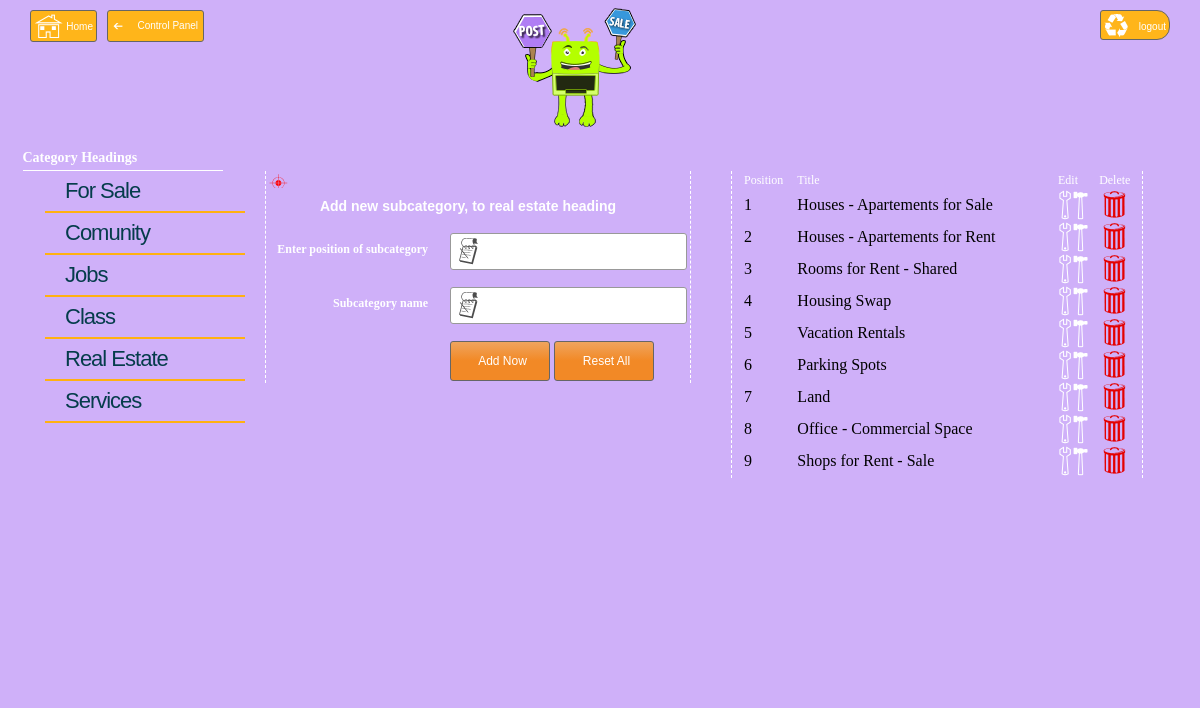
The page /_admin/real_estate.php (signed in) on the database its author committed.
### tables this page shows
CREATE TABLE IF NOT EXISTS `heading` (
  `id` int(10) UNSIGNED NOT NULL AUTO_INCREMENT,
  `title` varchar(45) NOT NULL,
  `visible` tinyint(1) UNSIGNED NOT NULL,
  `extension` varchar(45) NOT NULL,
  PRIMARY KEY (`id`)
);

CREATE TABLE IF NOT EXISTS `sub_heading` (
  `id` int(10) UNSIGNED NOT NULL AUTO_INCREMENT,
  `sub_id` int(10) UNSIGNED NOT NULL,
  `sub_title` varchar(45) NOT NULL,
  `position` int(10) UNSIGNED NOT NULL,
  PRIMARY KEY (`id`,`sub_id`),
  KEY `FK_sub_heading_1` (`sub_id`)
);

### _admin/real_estate.php (the view, shortened to what this page needs)
<?php
$query="Select * from sub_heading where sub_id='5' order by position asc";
$insertionquery=mysql_query($query);
?>
<!DOCTYPE html PUBLIC "-//W3C//DTD XHTML 1.0 Transitional//EN" "http://www.w3.org/TR/xhtml1/DTD/xhtml1-transitional.dtd">
<html xmlns="http://www.w3.org/1999/xhtml">
<head>
<link type="text/css" rel="stylesheet" href="css/admin.css" />
</head>
<body>
<form action="includes/logout.php">
<input name="logout" type="submit" value="logout" class="logout" />
</form>
<div class="home">
<a href="newmenu.php">Home</a>
</div>
<div class="back">
<a href="index.php">Control Panel</a>
</div>
<div id="image">
<a href="newmenu.php"><img src="../_images/signin.png" /></a>
</div>
<div id="page">
			<?php require_once('includes/menu.php')?>
   	  <div id="table">
		<form id="form" name="form" method="post" action="resinsert.php">
        	<table>
            	<tr>
                	<td colspan="2"><span id="message"><?php echo $msg;?></span></td>
            	</tr>
            	<tr>
                	<td colspan="2" id="tableh2"><b>Add new subcategory, to real estate heading</b></td>
            	</tr>
                <tr>
                	<td width="160" class="text">Enter position of subcategory</td>
                    <td width="238"><input name="pos" type="text" class="textfeilds" id="pos" required="required" /></td>
            	</tr>
            	<tr>
                	<td width="160" class="text">Subcategory name</td>
                    <td width="238"><input name="fr_title" type="text" class="textfeilds" id="m_title" required="required" /></td>
            	</tr>
            	<tr>
                	<td class="id1"></td>
                  <td><input type="submit" class="inputbutton" value="Add Now" />
                  <input name="Reset" type="reset" class="inputbutton" id="button" value="Reset All" /></td>
            	</tr>
            </table>
        </form>
      </div>
  		<div id="forshow">
      		<table width="100%">
  <tr class="id">
    <td class="td">Position</td>
    <td class="td">Title</td>
    <td class="td">Edit</td>
    <td class="td">Delete</td>
  </tr>
  <?php $k=1; while($get=mysql_fetch_array($insertionquery)) {?>
  <tr class="id1">
    <td><?php echo $get['position'];?></td>
    <td><?php echo $get['sub_title'];?></td>
    <td><a href="editfr.php?EDITC=<?php echo $get['id']?>"><img src="../_images/edit.png" /></a></td>
    <td><a href="delfr.php?DELC=<?php echo $get['id']?>"><img src="../_images/delet.png" /></a></td>
  </tr>
  <?php $k++; }?>
          </table>
      	</div>
 </div>
</body>
</html>

### _admin/includes/menu.php (shortened to what this page needs)
<?php
	$query="Select * from post.heading order by id asc";
	$insertion=mysql_query($query);
?>
<div id="fullmenu">
<h2>Category Headings</h2>
<div id="menu">
      	  <ul>
          <?php $k=1; while($result=mysql_fetch_array($insertion)){?>
        	<li><a href="<?php echo $result['extension'].'.php';?>"> <?php echo $result['title'];?> </a></li>
       	  <?php $k++; }?>
        	</ul>
        </div>
        </div>

### _admin/css/admin.css (style rules this page uses)
#message { height:20px; font-size:14px; color:#F00; background: url(../../_images/insert.png) no-repeat ; padding-left:20px; }
* { margin:0px auto; padding:0px; background-color:#CFB0F9; }
#image { height: 150px; background-repeat: no-repeat; margin-left:500px; }
#page { min-height: 530px; overflow:hidden; }
#fullmenu { width:205px; margin-left:20px; }
#fullmenu h2 { margin: 0px auto; width: 200px; font-size: 14px; text-align: left; height: 20px; color: #FFF; font-family: "Comic Sans MS", cursive; border-bottom:#FFF 1px solid; }
.inputbutton { background: #efa45d; background: -moz-linear-gradient(top, #efa45d 1%, #f28926 49%); background: -webkit-gradient(linear, left top, left bottom, color-stop(1%,#efa45d), color-stop(49%,#f28926)); background: -webkit-linear-gradient(top, #efa45d 1%,#f28926 49%); background: -o-linear-gradient(top, #efa45d 1%,#f28926 49%); background: -ms-linear-gradient(top, #efa45d 1%,#f28926 49%); background: linear-gradient(to bottom, #efa45d 1%,#f28926 49%); filter: progid:DXImageTransform.Microsoft.gradient( startColorstr='#efa45d', endColorstr='#f28926',GradientType=0 ); border-radius: 3px; text-align: center; height: 40px; width: 100px; margin-top:10px; padding-left: 5px; font-family: Verdana, Geneva, sans-serif; font-size: 12px; color:#FFF; border: 1px solid #666; }
#table { margin-left: 20px; float: left; border-left-width: 1px; border-left-style: dashed; border-left-color: #FFF; border-right-width: 1px; border-right-style: dashed; border-right-color: #FFF; }
#tableh2 { font-size: 14px; font-family: Verdana, Geneva, sans-serif; line-height: 30px; text-align: center; padding-right: 20px; color: #FFF; font-weight: bold; }
.textfeilds { border-radius: 3px; text-align: left; height: 35px; width: 200px; margin-top:10px; margin-bottom:5px; background: #FFF url(../../_images/posttextfeild.png) no-repeat 3px 3px; padding-left: 35px; font-family: Verdana, Geneva, sans-serif; font-size: 12px; color: #8B8B8B; border: 1px solid #999; }
.text { font-size: 12px; font-family:"Times New Roman"; line-height: 30px; text-align: right; padding-right: 20px; color: #FFF; font-weight: bold; }
#forshow { float: left; height: auto; margin-bottom:20px; width:400px; margin-left: 40px; border-left-width: 1px; border-left-style: dashed; border-left-color: #FFF; border-right-width: 1px; border-right-style: dashed; border-right-color: #FFF; padding-left:10px; }
.td { font-size:12px; color:#FFF; font-family:"Comic Sans MS", cursive; }
.back { background: #FFB51A url(../../_images/back.png) no-repeat 5px 10px; border-radius: 3px; text-align: right; height: 30px; width: 90px; margin-top:10px; border: 1px solid #666; float:left; padding-right:5px; line-height:30px; margin-left:10px; }
.back a { font-family: Verdana, Geneva, sans-serif; font-size: 10px; color:#FFF; text-decoration:none; background:none; }
.home { width:62px; height:30px; background: #FFB51A url(../../_images/home.png) no-repeat 3px 1px; border-radius: 3px; text-align: right; margin-top:10px; border: 1px solid #666; float:left; padding-right:3px; line-height:32px; margin-left:30px; }
.home a { font-family: Verdana, Geneva, sans-serif; font-size: 10px; color:#FFF; text-decoration:none; background:none; }
.logout { width:70px; height:30px; background: #FFB51A url(../../_images/logout.png) no-repeat 3px 1px; border-radius: 3px 13px 13px 3px; text-align: right; margin-top:10px; border: 1px solid #666; float:right; padding-right:3px; line-height:32px; margin-right:30px; font-family: Verdana, Geneva, sans-serif; font-size: 10px; color:#FFF; text-decoration:none; }

### _admin/includes/menu.php (style rules this page uses)
#menu { float: left; min-height:120px; width: 200px; line-height:30px; padding-left:25px; }
#menu ul li { font-family:Verdana, Geneva, sans-serif; border-bottom:2px solid #FFB111; list-style:none; line-height:40px; text-decoration: none; font-size: 22px; }
#menu ul li a { text-decoration: none; width:auto; height:40px; color:#053C4B; font-weight: lighter; letter-spacing: -1px; padding:5px 20px; }
#fullmenu { width:205px; margin-left:20px; }
#fullmenu h2 { margin: 0px auto; width: 200px; font-size: 14px; text-align: left; height: 20px; color: #FFF; font-family: "Comic Sans MS", cursive; border-bottom:#FFF 1px solid; }

### rows shown on the page
heading: title "For Sale"
heading: title "Comunity"
heading: title "Jobs"
heading: title "Class"
heading: title "Real Estate"
heading: title "Services"
sub_heading: position "1", sub_title "Houses - Apartements for Sale"
sub_heading: position "2", sub_title "Houses - Apartements for Rent"
sub_heading: position "3", sub_title "Rooms for Rent - Shared"
sub_heading: position "4", sub_title "Housing Swap"
sub_heading: position "5", sub_title "Vacation Rentals"
sub_heading: position "6", sub_title "Parking Spots"
sub_heading: position "7", sub_title "Land"
sub_heading: position "8", sub_title "Office - Commercial Space"
sub_heading: position "9", sub_title "Shops for Rent - Sale"
